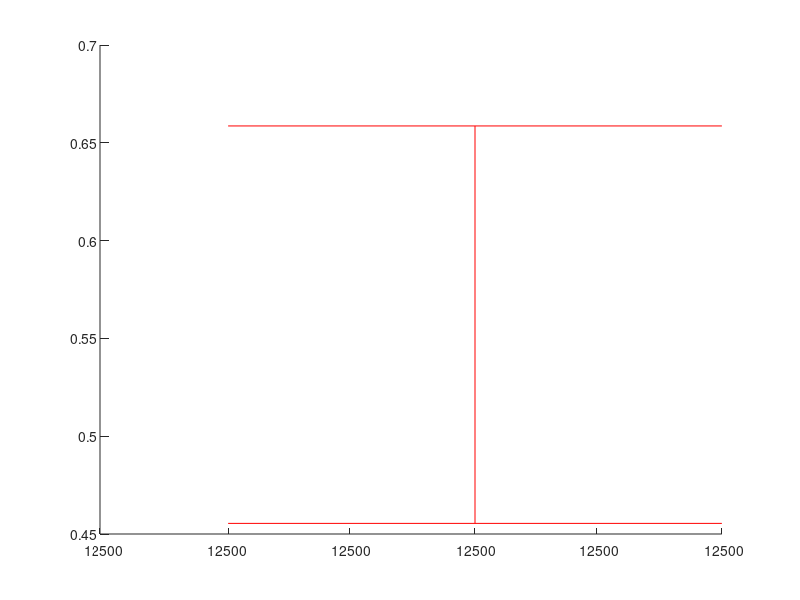

Source code (MATLAB): (Note: this script raises an error after producing the figure.)
fitness1 = load('HillClimber1.txt')/1000;
fitness2 = load('HillClimber2.txt')/1000;
fitness3 = load('HillClimber3.txt')/1000;
fitness4 = load('HillClimber4.txt')/1000;
fitness5 = load('HillClimber5.txt')/1000;
generation = 1:100000;
fitness = zeros(1,100000);
for i=1:100000
    fitness(i) = (fitness1(i) + fitness2(i) + fitness3(i) + fitness4(i) + fitness5(i))/5;
end
A = [fitness1(12500), fitness2(12500), fitness3(12500), fitness4(12500), fitness5(12500)];
B = [fitness1(25000), fitness2(25000), fitness3(25000), fitness4(25000), fitness5(25000)];
C = [fitness1(37500), fitness2(37500), fitness3(37500), fitness4(37500), fitness5(37500)];
D = [fitness1(50000), fitness2(50000), fitness3(50000), fitness4(50000), fitness5(50000)];
E = [fitness1(62500), fitness2(62500), fitness3(62500), fitness4(62500), fitness5(62500)];
F = [fitness1(75000), fitness2(75000), fitness3(75000), fitness4(75000), fitness5(75000)];
G = [fitness1(87500), fitness2(87500), fitness3(87500), fitness4(87500), fitness5(87500)];
x1 = std(A);
y1 = mean(A);
x2 = std(B);
y2 = mean(B);
x3 = std(C);
y3 = mean(C);
x4 = std(D);
y4 = mean(D);
x5 = std(E);
y5 = mean(E);
x6 = std(F);
y6 = mean(F);
x7 = std(G);
y7 = mean(G)
hold on;
errorbar(12500,y1,x1/sqrt(5),'r');
% errorbar(25000,y2,x2/sqrt(5),'r');
% errorbar(37500,y3,x3/sqrt(5),'r');
% errorbar(50000,y4,x4/sqrt(5),'r');
% errorbar(62500,y5,x5/sqrt(5),'r');
% errorbar(75000,y6,x6/sqrt(5),'r');
% errorbar(87500,y7,x7/sqrt(5),'r');
% hold on
% plot(generation,fitness,'r','LineWidth',2);
% axis([0,100000,0,1.5]);
% xlabel('Evaluations');
% ylabel('Fitness');


%  x1 = xlsread('Point.xlsx','A1:A1000');
%  y1 = xlsread('Point.xlsx','B1:B1000');
%  y2 = zeros(1,1000);
%  x2 = zeros(1,1000);
%  a = 10 / 1000;
%  for i = 1 : 1000
%      x2(i) = a * i;
%  end
%  x = 0;
%  for i = 1 : 1000
%     x = x1(i);
%     y2(i) = (((7.3369701223-sin((sin(x)+cos(x))))-sin((sin(x)+cos(x))))*0.000000000);
% %    y2(i) = 2.5*(0.7+sin(x-2.711767314084740))*sin(x);
% %    y2(i) = (2.4983520005*((sin(sin(cos((-1.6981261635-4.1125370036))))+sin((x+(sin(2.9689779351)-2.8835261086))))*sin(x)));
    y2(i) = 2.5040284432*((sin(sin(cos((5.8817560351-6.3797875912))))+sin((x+(sin(6.0779442733)-2.5040284432))))*sin(x));
%     %   y2(i) = ((((-1.7083346050+sin(sin(x)))-sin(((x+x)+sin(-1.7083346050))))-sin(sin(((-0.1948988311+sin(x))+sin(-1.7083346050)))))+sin(x));
%  end
% %  hold on;
% %  plot(x1,y1);
% %hold on;
% %plot(x2,y2,'r','LineWidth',3);
% hold on;
% plot(x1,y1,'r.','MarkerSize',13);
% hold on;
% plot(x1,y2,'b.','MarkerSize',13);
% 
% 
% error = 0;
% for i = 1 : 1000
%    error = error + abs(y1(i) - y2(i)); 
% end
% error